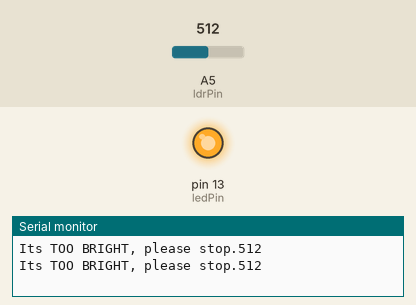
Simulated run of this sketch. Board: Arduino Uno, built with avr-gcc and run on an emulated ATmega328P. On the bench: output pins drawn as LEDs (lit = HIGH), the last lines printed to the serial monitor. The test bench sets the inputs (shaded band); at power-on: A5 (ldrPin) = 512.

Above: at 1.8 s.
1.9 s: A5 (ldrPin) set to 6
3.4 s: A5 (ldrPin) set to 3
At 5.1 s:
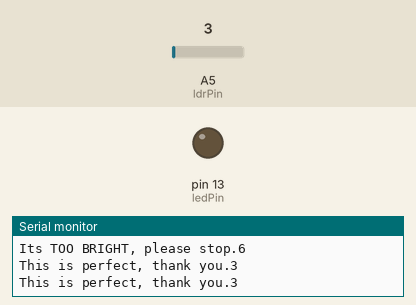
5.5 s: A5 (ldrPin) set to 122
At 6.6 s:
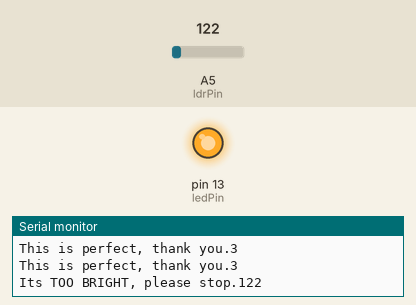
Timing chart, 0 to 8.5 s (numbered marks = the images above; inputs shaded):
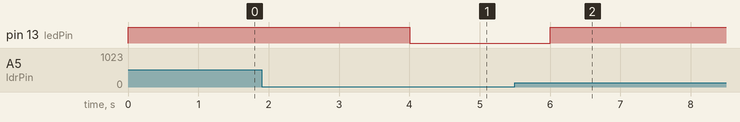

The sketch:

Light_sensor_test.ino
```cpp
const int ledPin = 13;

const int ldrPin = A5;

void setup() {

Serial.begin(9600);

pinMode(ledPin, OUTPUT);

pinMode(ldrPin, INPUT);

}

void loop() {

int ldrStatus = analogRead(ldrPin);

if (ldrStatus <= 0) {

digitalWrite(ledPin, HIGH);

Serial.print("Its DARK, please put me in the sunlight.");

Serial.println(ldrStatus);
delay(1000);
}
if (ldrStatus >= 5)
{
  digitalWrite(ledPin, HIGH);

  Serial.print("Its TOO BRIGHT, please stop.");

  Serial.println(ldrStatus);
  delay(1000);
}
if (ldrStatus >= 3 && ldrStatus <= 4) {

digitalWrite(ledPin, LOW);

Serial.print("This is perfect, thank you.");

Serial.println(ldrStatus);
delay(1000);
}

}
```

Measured:
- the behaviour switches between 5 and 4 on A5 (ldrPin) (found by bisection; images 0 and 1)
- after the input at 3.4 s, pin 13 (ledPin): HIGH → LOW after 0.60 s
- after the input at 5.5 s, pin 13 (ledPin): LOW → HIGH after 0.50 s
